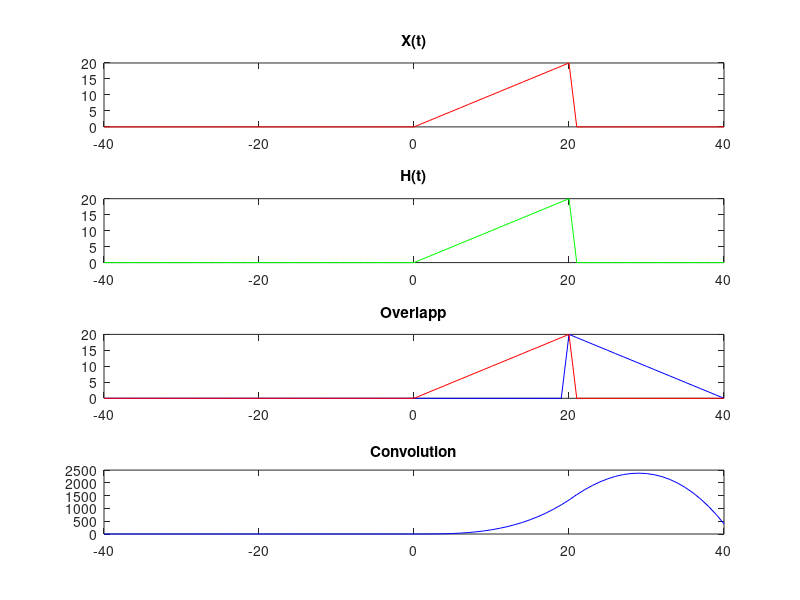

The MATLAB script that drew this image:
clear all;
close all;
clc;
x1=0,x2=20;
h1=0,h2=20;
xi1=x1+h1;
xi2=x2+h2;
if xi1>xi2
  t=-ceil(xi1):ceil(xi1);
elseif xi1<xi2
  t=-ceil(xi2):ceil(xi2);
end
x=t;
h=t;
X=zeros(1,length(t));
H=zeros(1,length(t));
H(t<=h2 & t>=h1)=h(t<=h2 & t>=h1);
X(t>=x1 & t<=x2)=x(t>=x1 & t<=h2);
subplot(4,1,1);
plot(t,X,'r');
title("X(t)");
subplot(4,1,2);
plot(t,H,'g');
title("H(t)");
Y=zeros(1,length(t));
for i=xi1:xi2
  H1=fliplr(H);%flipping
  H1=circshift(H1,[0,i]);%shifting
  a=H1.*X;%scaling
  Y(t==i)=sum(a);
  subplot(4,1,3);
plot(t,H1,'b',t,X,'r');
title("Overlapp");
subplot(4,1,4);
plot(t,Y,'b');
title("Convolution");
%pause(0.001);
end